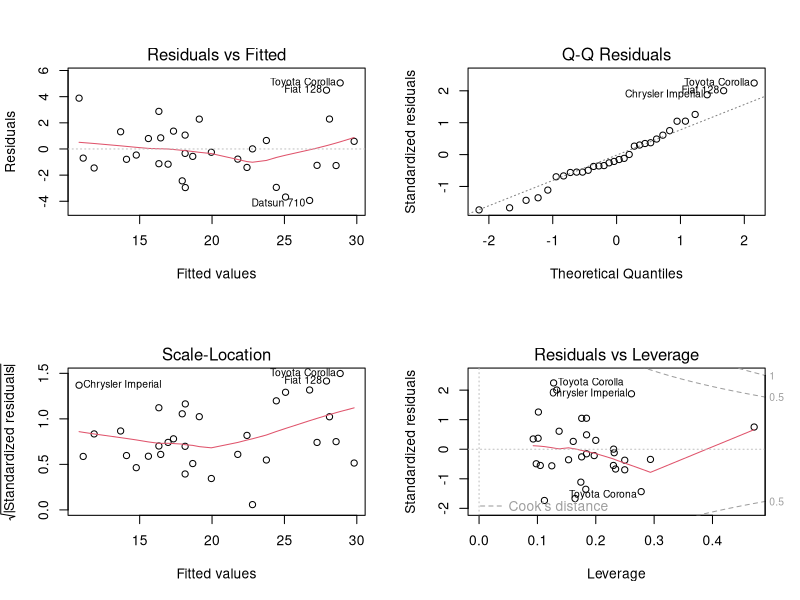
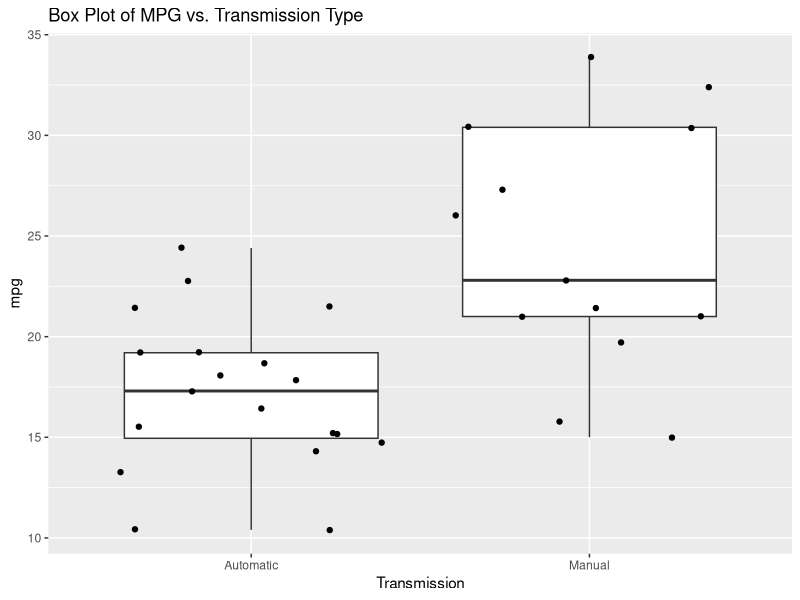
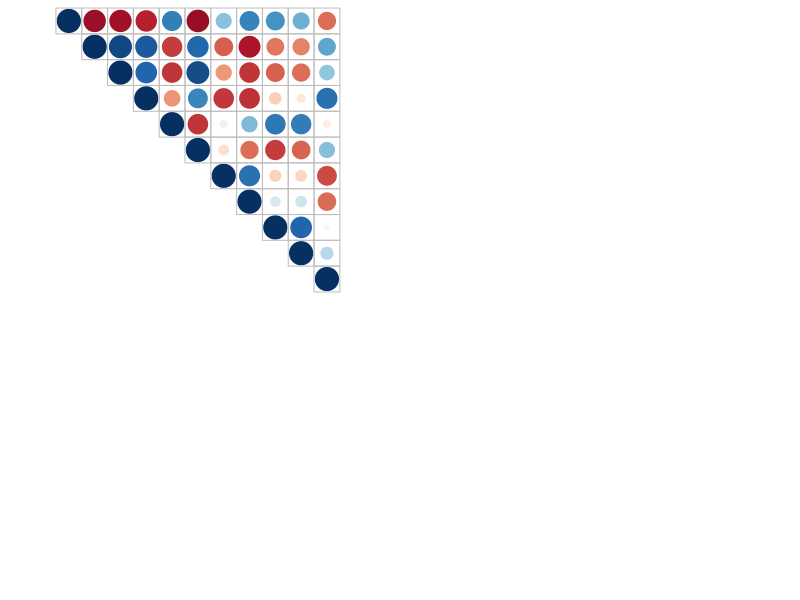

Reproduce these figures in R, in order. (Note: this script raises an error after producing the figures.)
## ---- chunk 1
knitr::opts_chunk$set(echo = TRUE)
## ---- chunk 2
library(ggplot2)
library(corrplot)
data(mtcars)
mtcars.orig <- mtcars   # Maintain original copy for Correlation Matrix
mtcars$cyl <- factor(mtcars$cyl)
mtcars$vs <- factor(mtcars$vs)
mtcars$gear <- factor(mtcars$gear)
mtcars$carb <- factor(mtcars$carb)
mtcars$am <- factor(mtcars$am,labels=c('Automatic','Manual'))
str(mtcars)
## ---- chunk 3
summary(mtcars$mpg)
## ---- chunk 4
first.mdl <- lm(mpg ~ factor(am), data = mtcars)
summary(first.mdl)
## ---- chunk 5
init.mdl <- lm(mpg ~ ., data = mtcars)
best.mdl <- step(init.mdl, direction = "both")
## ---- chunk 6
summary(best.mdl)
## ---- chunk 7
anova(first.mdl, best.mdl)
## ---- chunk 8
par(mfrow=c(2, 2))
plot(best.mdl)
## ---- chunk 9
p <- ggplot(mtcars, aes(factor(am), mpg))
p + geom_boxplot() + geom_jitter() +
    labs(title="Box Plot of MPG vs. Transmission Type", x = "Transmission")
## ---- chunk 10
cor.mtest <- function(mat, conf.level = 0.95){
    mat <- as.matrix(mat)
    n <- ncol(mat)
    p.mat <- lowCI.mat <- uppCI.mat <- matrix(NA, n, n)
    diag(p.mat) <- 0
    diag(lowCI.mat) <- diag(uppCI.mat) <- 1
    for(i in 1:(n-1)){
        for(j in (i+1):n){
            tmp <- cor.test(mat[,i], mat[,j], conf.level = conf.level)
            p.mat[i,j] <- p.mat[j,i] <- tmp$p.value
            lowCI.mat[i,j] <- lowCI.mat[j,i] <- tmp$conf.int[1]
            uppCI.mat[i,j] <- uppCI.mat[j,i] <- tmp$conf.int[2]
        }
    }
    return(list(p.mat, lowCI.mat, uppCI.mat))
}
res1 <- cor.mtest(mtcars.orig,0.95)
res2 <- cor.mtest(mtcars.orig,0.99)
M <- cor(mtcars.orig)
corrplot.mixed(M,p.mat = res2[[1]], sig.level=0.0005)
